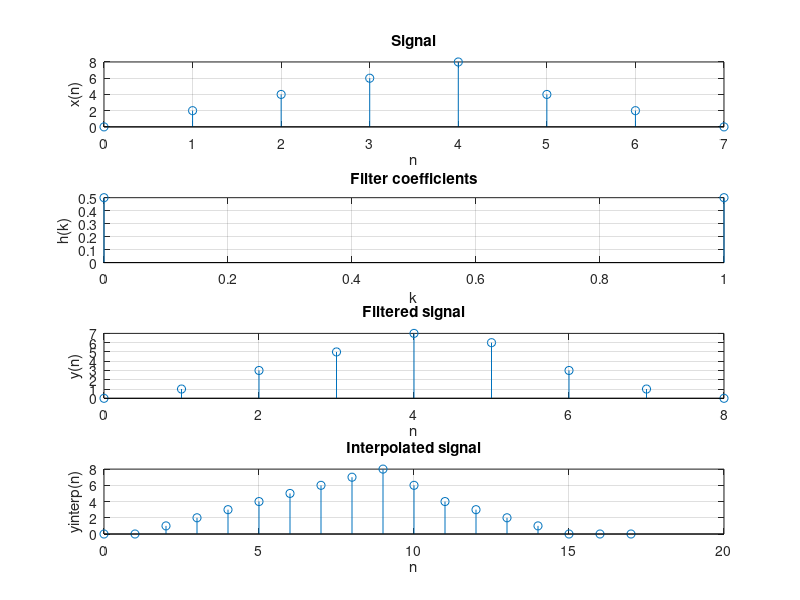

MATLAB code for this plot:
close all
clear

%-- signal --
xn = [0 2 4 6 8 4 2 0];

%-- filter --
hk = [.5 .5];

%-- filtered signal convolution --
yn = conv(hk,xn);

%-- mixing signal and filtered signal 
% yinterpolated = reshape([ [xn 0]; yn], [], 1)';
yinterpolated = reshape([ yn; [xn 0] ], [], 1)';

%-- plots --
figure
subplot(4,1,1)
stem((0:length(xn)-1),xn)
grid on
title('Signal')
xlabel('n')
ylabel('x(n)')

subplot(4,1,2)
stem((0:length(hk)-1),hk) 
grid on
title('Filter coefficients')
xlabel('k')
ylabel('h(k)')

subplot(4,1,3)
stem((0:length(yn)-1),yn)
grid on
title('Filtered signal')
xlabel('n')
ylabel('y(n)')

subplot(4,1,4)
stem((0:length(yinterpolated)-1),yinterpolated)
grid on
title('Interpolated signal')
xlabel('n')
ylabel('yinterp(n)')

